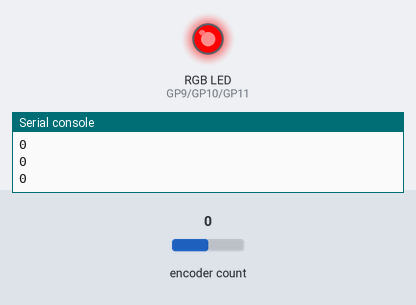
Bench run of a program on a simulated Raspberry Pi Pico running MicroPython. Parts: an RGB LED mixed from three pins (HIGH = lit), the last lines printed to the serial console. Inputs (shaded band) come from the test bench; at power-on: encoder count 0.

Above: at 1.2 s.
1.3 s: encoder count set to 1
At 2.0 s:
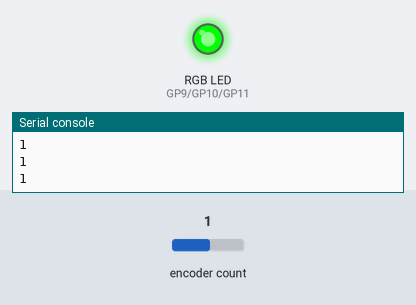
2.8 s: encoder count set to 2
At 3.2 s:
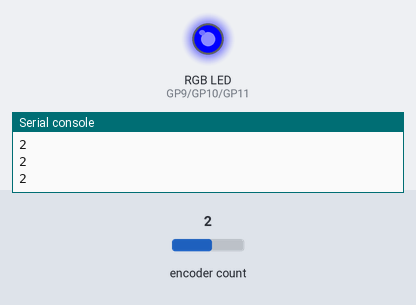
4.3 s: encoder count set to 3
At 5.5 s:
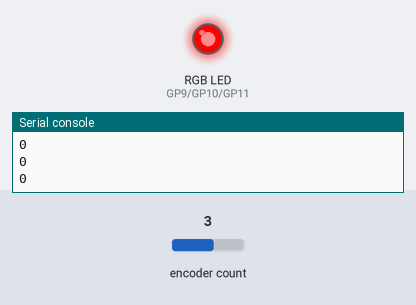
5.8 s: encoder count set to 4
At 6.9 s:
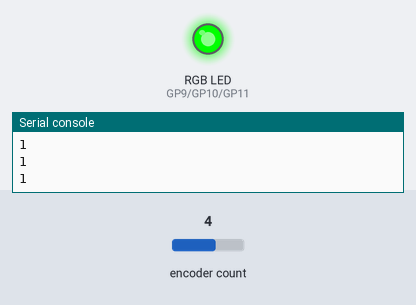
Timing chart, 0 to 8.3 s (numbered marks = the images above; inputs shaded):
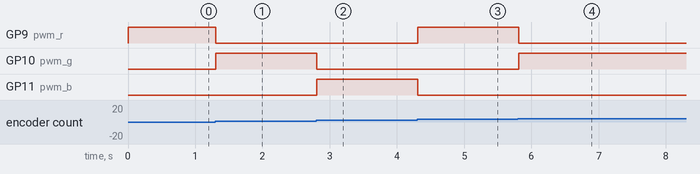

The program:

Encoder_control_RGB.py
```python
'''
 * Keyestudio 37 in 1 Starter Kit for Raspberry Pi Pico
 * lesson 44
 * Encoder control RGB
 * http://www.keyestudio.com
'''
import time
from rotary_irq_rp2 import RotaryIRQ
from machine import Pin, PWM

pwm_r = PWM(Pin(9))
pwm_g = PWM(Pin(10))
pwm_b = PWM(Pin(11))

pwm_r.freq(1000)
pwm_g.freq(1000)
pwm_b.freq(1000)

def light(red, green, blue):
    pwm_r.duty_u16(red)
    pwm_g.duty_u16(green)
    pwm_b.duty_u16(blue)

SW=Pin(20,Pin.IN,Pin.PULL_UP)
r = RotaryIRQ(pin_num_clk=18,
              pin_num_dt=19,
              min_val=0,
              reverse=False,
              range_mode=RotaryIRQ.RANGE_UNBOUNDED)

while True:
    val = r.value()
    print(val%3)
    if val%3 == 0:
        light(65535, 0, 0)
    elif val%3 == 1:
        light(0, 65535, 0)
    elif val%3 == 2:
        light(0, 0, 65535)
    time.sleep(0.1)
```

Measured:
- after the input at 1.3 s, GP9 (pwm_r): HIGH → LOW at once; GP10 (pwm_g): LOW → HIGH at once
- after the input at 2.8 s, GP10 (pwm_g): HIGH → LOW at once; GP11 (pwm_b): LOW → HIGH at once
- after the input at 4.3 s, GP9 (pwm_r): LOW → HIGH at once; GP11 (pwm_b): HIGH → LOW at once
- after the input at 5.8 s, GP9 (pwm_r): HIGH → LOW at once; GP10 (pwm_g): LOW → HIGH at once
